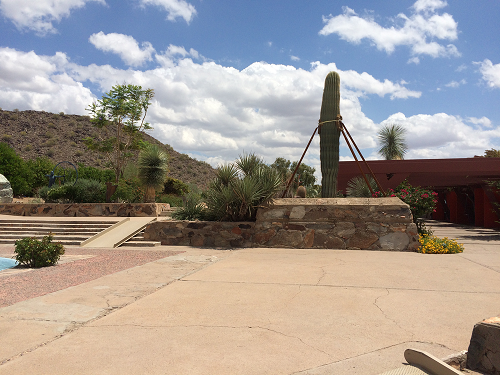
#> input picture 实验二/mysift/left_01.png, 500 x 375 px
$ python main_Image_matching.py   (older library calls are emulated)
#> lines starting #> are read from the running program, lines starting #| are printed output that depends on the picture
### 实验二/mysift/newsift.py
import numpy as np
#imresize用于替换cv2的pyrUP和pyrDown，
#不过imresize由python写成，运算速度较慢这里先由cv2代替
#import imresize
import conv
import pyr
import cv2
import newkp as kp
import copy

class my_sift():
    def make_list_sigmond(self):
        for i in range(self.ceng*self.s):
            self.list_sigmond.append(1.6*2**(i/self.s))
    def set_muti_gpyr(self):

        self.make_list_sigmond()
        self.muti.append([])
        self.muti[0].append(self.im)
        for i in range(self.ceng):
            if i!=0:
                self.muti.append([])
                self.muti[i].append(cv2.pyrDown(self.muti[i-1][-3]))
            for j in range(self.s):
                self.muti[i].append(conv.Convolve(self.muti[i][0],pyr.gskernel(15,self.list_sigmond[self.ceng*i+j])))
    def muti_gpyr_show(self):
        for i in range(len(self.muti)):
            pyr.listImShow(self.muti[i])

    def set_dog(self):
        for i in range(self.ceng):
            self.dog.append([])
            for j in range(self.s):
                self.dog[i].append(abs(self.muti[i][j+1]-self.muti[i][j]))

    def dog_show(self):
        a=copy.deepcopy(self.dog)
        for i in range(len(a)):
#            for j in range(len(a[i])):
#                amin, amax = a[i][j].min(),a[i][j].max() # 求最大最小值
#                a[i][j] = (a[i][j]-amin)/(amax-amin)*255
            pyr.listImShow(a[i])

    def get_kp_and_feature(self,image):
        self.im=image
        self.muti=[]
        self.dog=[]
        self.feature=[]
        self.kp=[]
        self.list_sigmond=[]
        self.s=5
        self.ceng=4
        #创建多层高斯金字塔
        self.set_muti_gpyr()
        #设置dog金字塔
        self.set_dog()
        #显示高斯金字塔
        self.muti_gpyr_show()
        #显示dog
        self.dog_show()

        #获得kp和feature
        self.kp,self.feature = kp.get_keypoints(self.dog,self.muti)

        print(np.shape(self.kp))
        print(np.shape(self.feature))
        return self.kp,self.feature

    # [5 lines left out: function show_im_and_kp, not called in this run]

# [9 lines that do not run on import are left out]


### 实验二/mysift/pyr.py
import numpy as np
import conv
import imageio
import imresize
import matplotlib.pyplot as plt
import cv2

def listImShow(im):
    plt.figure()
    for i in range(1,len(im)+1):
        plt.subplot(1,len(im),i)
        if len(np.shape(im[0]))==2:
            plt.imshow(im[i-1].astype(np.int),cmap=plt.cm.gray)
        else:
            plt.imshow(im[i-1].astype(np.int))
        plt.xticks([])
        plt.yticks([])
    plt.show()
    plt.close()

# [4 lines left out: function listImWrite, not called in this run]

def gskernel(size,sigma=1.0):
    gskernel=np.zeros((size,size),np.float64)
    for i in range (size):
        for j in range (size):
            norm=pow(i-1,2)+pow(j-1,2)
            gskernel[i,j]=np.exp(-norm/(2*pow(sigma,2)))
    s=np.sum(gskernel)
    kernel=gskernel/s
    return kernel

# [59 lines left out: functions gdown, gup, getGpyr, lpyr, yanzheng, beforeshow, not called in this run]
# [25 lines that do not run on import are left out]


### 实验二/mysift/newkp.py
import numpy as np
import rotate_image
import cv2
# [79 lines left out: functions get_M_Theta, main_direction, get_feature, not called in this run]


def get_keypoints(dog,g_pyr,r=10):
    kp=[]
    feature=[]
    for zu in range(np.shape(dog)[0]):
        #这里的temp是图像金字塔的一层的尺度图的组
        temp=np.array(dog[zu])
#        print(np.average(temp[0]))
        for pic in range(1,np.shape(dog)[1]-1):
            #对于一张图片里
            for i in range(1,dog[zu][pic].shape[0]-1):
                for j in range(1,dog[zu][pic].shape[1]-1):
                    D=temp[pic-1:pic+2,i-1:i+2,j-1:j+2]
                    avg=np.average(D)
#                    print(avg)
                    if dog[zu][pic][i][j]>1*avg:# and dog[zu][pic][i][j]>0.5:
                        tmax=D.max()
                        tmin=D.min()
                        if dog[zu][pic][i][j]==tmax or dog[zu][pic][i][j]==tmin:
                            rad=5
                            if rad+i+1<temp[pic].shape[0] and rad+j+1<temp[pic].shape[1] and i-rad>0 and j-rad>=0:
                                detect=g_pyr[zu][pic][i-rad:i+rad+1,j-rad:j+rad+1]
                                vec=get_feature(detect,zu)
                                fi=int(i*2**(zu))
                                fj=int(j*2**(zu))
                                kp.append([fi,fj])
                                feature.append(vec)

    return kp,feature

### 实验二/mysift/my_match.py
import numpy as np
import cv2
import matplotlib.pyplot as plt
import newsift as mysift
import copy
import conv
class my_match:
    # [5 lines left out: function show_im_and_kp, not called in this run]
    #拼接函数
    def joint(self, images, top_v=0.8, reprojThresh=4.0,get_Matches=True):
        (imageB, imageA) = images

        '''
        descriptor = cv2.xfeatures2d.SIFT_create()
        # 检测SIFT特征点，并计算描述子
        (kpsA, featuresA) = descriptor.detectAndCompute(imageA, None)
        kpsA=np.float32([i.pt for i in kpsA])

        print(type(kpsA),type(featuresA))

        print(kpsA.shape,featuresA.shape)
        print(featuresA[0])
#        for i in range(100):
#            print(kpsA[i])

        (kpsB, featuresB) = descriptor.detectAndCompute(imageB, None)
        kpsB=np.float32([i.pt for i in kpsB])

        print(kpsB.shape,featuresB.shape)
#        print(featuresA[0])

        del descriptor
        '''
        descriptor = mysift.my_sift()
        kpsA,featuresA=descriptor.get_kp_and_feature(imageA)
        kpsA=np.array(kpsA)
        featuresA=np.array(featuresA).astype('float32')
        print("kp and features of A OK")
#        print(type(kpsA),type(featuresA))
#        print(kpsA.shape,featuresA.shape)
#        print(featuresA[0])

        descriptor.show_im_and_kp()
        del descriptor
        descriptor = mysift.my_sift()
        kpsB,featuresB=descriptor.get_kp_and_feature(imageB)
        print("kp and features of B OK")
        kpsB=np.array(kpsB)
        featuresB=np.array(featuresB).astype('float32')
        descriptor.show_im_and_kp()
        del descriptor

        for i in range(len(kpsA)):
            t=kpsA[i][0]
            kpsA[i][0]=kpsA[i][1]
            kpsA[i][1]=t
        for i in range(len(kpsB)):
            t=kpsB[i][0]
            kpsB[i][0]=kpsB[i][1]
            kpsB[i][1]=t
        self.show_im_and_kp(imageA,kpsA)
        self.show_im_and_kp(imageB,kpsB)

        # 匹配两张图片的所有特征点，返回匹配结果
        matcher = cv2.BFMatcher()

        # 使用KNN检测来自A、B图的SIFT特征匹配对，K=2
        rawMatches = matcher.knnMatch(featuresA, featuresB, 2)
        print(np.shape(rawMatches))
        matches = []
        for m in rawMatches:
            # 当最近距离跟次近距离的比值小于ratio值时，保留此匹配对
            if len(m) == 2 and m[0].distance < m[1].distance * top_v:
            # 存储两个点在featuresA, featuresB中的索引值
                matches.append((m[0].trainIdx, m[0].queryIdx))

        print(np.shape(matches))
        if len(matches) > 4:
            # 获取匹配对的点坐标
            ptsA = np.float32([kpsA[i] for (_, i) in matches])
            ptsB = np.float32([kpsB[i] for (i, _) in matches])

            # 计算视角变换矩阵
            (H, status) = cv2.findHomography(ptsA, ptsB, cv2.RANSAC, reprojThresh)
#        print(H)
        if len(H)==0 or len(status)==0 or len(matches)==0:
            return None
        # 否则，提取匹配结果
        # H是3x3视角变换矩阵
        # 将图片A进行视角变换，result是变换后图片
        rwide=imageA.shape[1]+imageB.shape[1]
        rhigh=imageA.shape[0]
#        print(rwide,rhigh)
        result = cv2.warpPerspective(imageA, H, (rwide,rhigh) )
#        self.show(result)
        # 将图片B传入result图片最左端
        result[0:imageB.shape[0], 0:imageB.shape[1]] = imageB
#        self.show(result)
        # 检测是否需要显示图片匹配
        if get_Matches:
            # 生成匹配图片
            match_pic = self.draw_match_lines(imageA, imageB, kpsA, kpsB, matches, status)
            # 返回结果
            return (result,match_pic)

        # 返回匹配结果
        return result
    def show(self,im):
    #通过判断形状控制是否灰度显示
        if len(im.shape) == 2:
            plt.ion()
            plt.imshow(im,cmap='gray')
            plt.show()
            plt.close()
        else:
            plt.ion()
            plt.imshow(im)
            plt.show()
            plt.close()
        return 0


    # [24 lines left out: function draw_match_lines, not called in this run]

### 实验二/mysift/conv.py
import numpy as np
import matplotlib.pyplot as plt
import imageio

# [129 lines left out: functions show, getFmid, getF, not called in this run]

def Convolve(I, F,way=2,iw=0, ih=0, fw=0, fh=0):
    iw=I.shape[1]
    ih=I.shape[0]
    fw=F.shape[1]
    fh=F.shape[0]
    O=np.zeros(I.shape).astype(np.float64)
    t=np.zeros(I[0][0].shape)
    if F.shape[0]%2==0:
    #    print(I.shape,F.shape,way)
        #第一种
        if way==1:
            for i in range(ih):
                for j in range(iw):
                    t=0
                    for fi in range(fw):
                        for fj in range(fh):
                            if i+fi<ih and i+fi>-1 and \
                            j-fw+1+fj<iw and j-fw+1+fj>-1:
                                t+=I[i+fi][j-fw+1+fj]*F[fi][fj]
                            else:
                                t+=0
                    O[i][j]=t

        #第二种
        if way==2:
            for i in range(ih):
                for j in range(iw):
                    t=0
                    for fi in range(fh):
                        for fj in range(fw):
                            #若行爆
                            if i+fi>=ih:
                                ti=(ih-1)-abs(ih-1-i-fi)
                            else:
                                ti=i+fi
                            #若列爆
                            if j-fw+1+fj<0:
                                tj=abs(j-fw+1+fj)
                            else:
                                tj=j-fw+1+fj
                            t+=I[ti][tj]*F[fi][fj]
                    O[i][j]=t
        #第三种
        if way==3:
            for i in range(ih):
                for j in range(iw):
                    t=0
                    #若在边界
                    if i+fh-1>ih-1 or j-(fw-1)<0:
                        tF=getF(F,ih,iw,i,j,)
                        for fi in range(fh):
                            for fj in range(fw):
                                if i+fi<ih and j-fw+1+fj>-1:
                                    t+=I[i+fi][j-fw+1+fj]*tF[fi][fj]
                    else:
                        for fi in range(fh):
                            for fj in range(fw):
                                t+=I[i+fi][j-fw+1+fj]*F[fi][fj]
                    O[i][j]=t
    else:
        #中心对齐
        bh=int((fh-1)/2)
        bw=int((fw-1)/2)
        tshape=list(I.shape)
        tshape[0]=ih+fh-1
        tshape[1]=iw+fw-1
        Y = np.zeros(tshape).astype(np.float64)
        Y[bh:ih+bh,bw:iw+bw]=I

        if way==1:
            if len(tshape)==3:
                s=np.zeros((3))
                for i in range(O.shape[0]):
                    for j in range(O.shape[1]):
                        s[0]=(Y[i:i+fh,j:j+fw,0]*F).sum()
                        s[1]=(Y[i:i+fh,j:j+fw,1]*F).sum()
                        s[2]=(Y[i:i+fh,j:j+fw,2]*F).sum()
                        O[i][j] = s
            else:
                for i in range(O.shape[0]):
                    for j in range(O.shape[1]):
                        O[i][j]=(Y[i:i+fh,j:j+fw]*F).sum()
        #第二种
        if way==2:
            for i in range(bh):
                Y[i,0:-1]=Y[2*bh-1-i,0:-1]
                Y[ih+i,0:-1]=Y[ih-1-i,0:-1]
            for i in range(bw):
                Y[0:-1,i]=Y[0:-1,2*bh-1-i]
                Y[0:-1,iw+i]=Y[0:-1,iw-1-i]
            if len(tshape)==3:
                s=np.zeros((3))
                for i in range(O.shape[0]):
                    for j in range(O.shape[1]):
                        s[0]=(Y[i:i+fh,j:j+fw,0]*F).sum()
                        s[1]=(Y[i:i+fh,j:j+fw,1]*F).sum()
                        s[2]=(Y[i:i+fh,j:j+fw,2]*F).sum()
                        O[i][j] = s
            else:
                for i in range(O.shape[0]):
                    for j in range(O.shape[1]):
                        O[i][j]=(Y[i:i+fh,j:j+fw]*F).sum()
        #第三种
        if way==3:
            if len(tshape)==3:
                s=np.zeros((3))
                for i in range(ih):
                    for j in range(iw):
                        #若在边界
                        if i-bh<0 or i+bh>ih-1 or j-bw<0 or j+bw>iw-1 :
                            tF=getFmid(F,ih,iw,i,j,)
                            s[0]=(Y[i:i+fh,j:j+fw,0]*tF).sum()
                            s[1]=(Y[i:i+fh,j:j+fw,1]*tF).sum()
                            s[2]=(Y[i:i+fh,j:j+fw,2]*tF).sum()
                        else:
                            s[0]=(Y[i:i+fh,j:j+fw,0]*F).sum()
                            s[1]=(Y[i:i+fh,j:j+fw,1]*F).sum()
                            s[2]=(Y[i:i+fh,j:j+fw,2]*F).sum()
                        O[i][j] = s
            else:
                for i in range(ih):
                    for j in range(iw):
                        #若在边界
                        if i-bh<0 or i+bh>ih-1 or j-bw<0 or j+bw>iw-1 :
                            tF=getFmid(F,ih,iw,i,j,)
                            s=(Y[i:i+fh,j:j+fw]*tF).sum()
                        else:
                            s=(Y[i:i+fh,j:j+fw]*F).sum()
                        O[i][j] = s
#    O=O.clip(0,255)
    return O.astype(np.float64)

# [13 lines left out: function getim, not called in this run]

# [52 lines that do not run on import are left out]
#    imageio.imwrite(path+inamecv,tcv)

### 实验二/mysift/main_Image_matching.py
import my_match
import cv2

# 读取拼接图片
imageA = cv2.imread("left_01.png")
#> imageA is the input picture: shape (375, 500, 3); mean B, G, R 145.3, 151, 158.9
imageA = cv2.cvtColor(imageA,cv2.COLOR_BGR2GRAY)
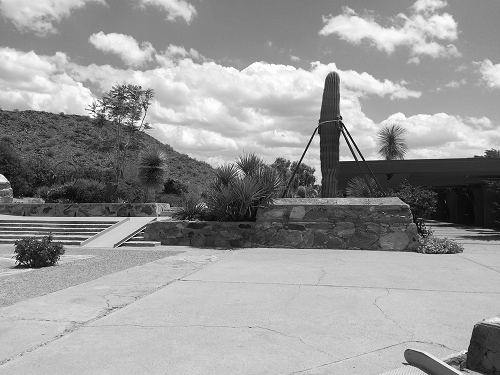
#> imageA: shape (375, 500); min 0, max 255, mean 152.7
imageB = cv2.imread("right_01.png")
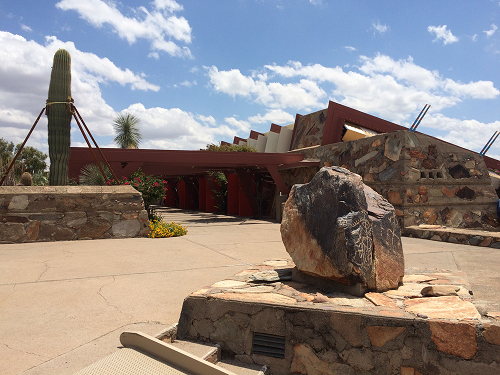
#> input picture 实验二/mysift/right_01.png, 500 x 375 px
#> imageB is the input picture: shape (375, 500, 3); mean B, G, R 133.3, 135, 142.6
imageB = cv2.cvtColor(imageB,cv2.COLOR_BGR2GRAY)
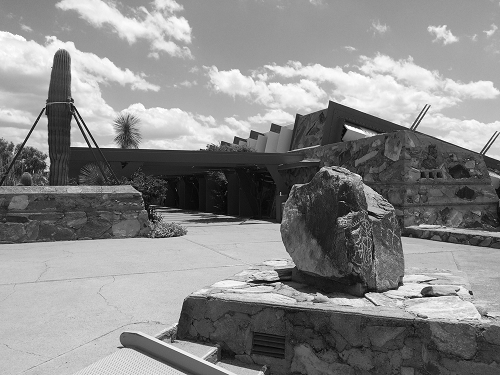
#> imageB: shape (375, 500); min 0, max 255, mean 137.1


# 把图片拼接成全景图
match_class = my_match.my_match()

match_class.show(imageA)
match_class.show(imageB)


(result,match_pic) = match_class.joint([imageA, imageB])
#> the loop in muti_gpyr_show, `for i in range(len(self.muti)):` made 4 passes
#> pass 1, in listImShow, `plt.show()`:
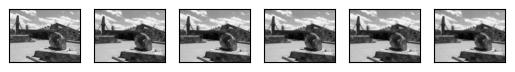
#> figure drawn by matplotlib, 6 panels
#> pass 2, in listImShow (call 2), `plt.show()`:
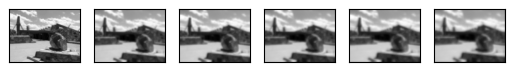
#> figure drawn by matplotlib, 6 panels
#> the loop in dog_show, `for i in range(len(a)):` made 4 passes
#> pass 1, in listImShow (call 5), `plt.show()`:
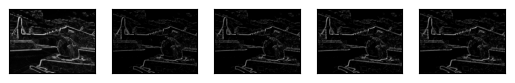
#> figure drawn by matplotlib, 5 panels
#> pass 2, in listImShow (call 6), `plt.show()`:
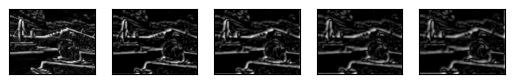
#> figure drawn by matplotlib, 5 panels
#> (the run stopped early here; a loop or call above may not have finished)
